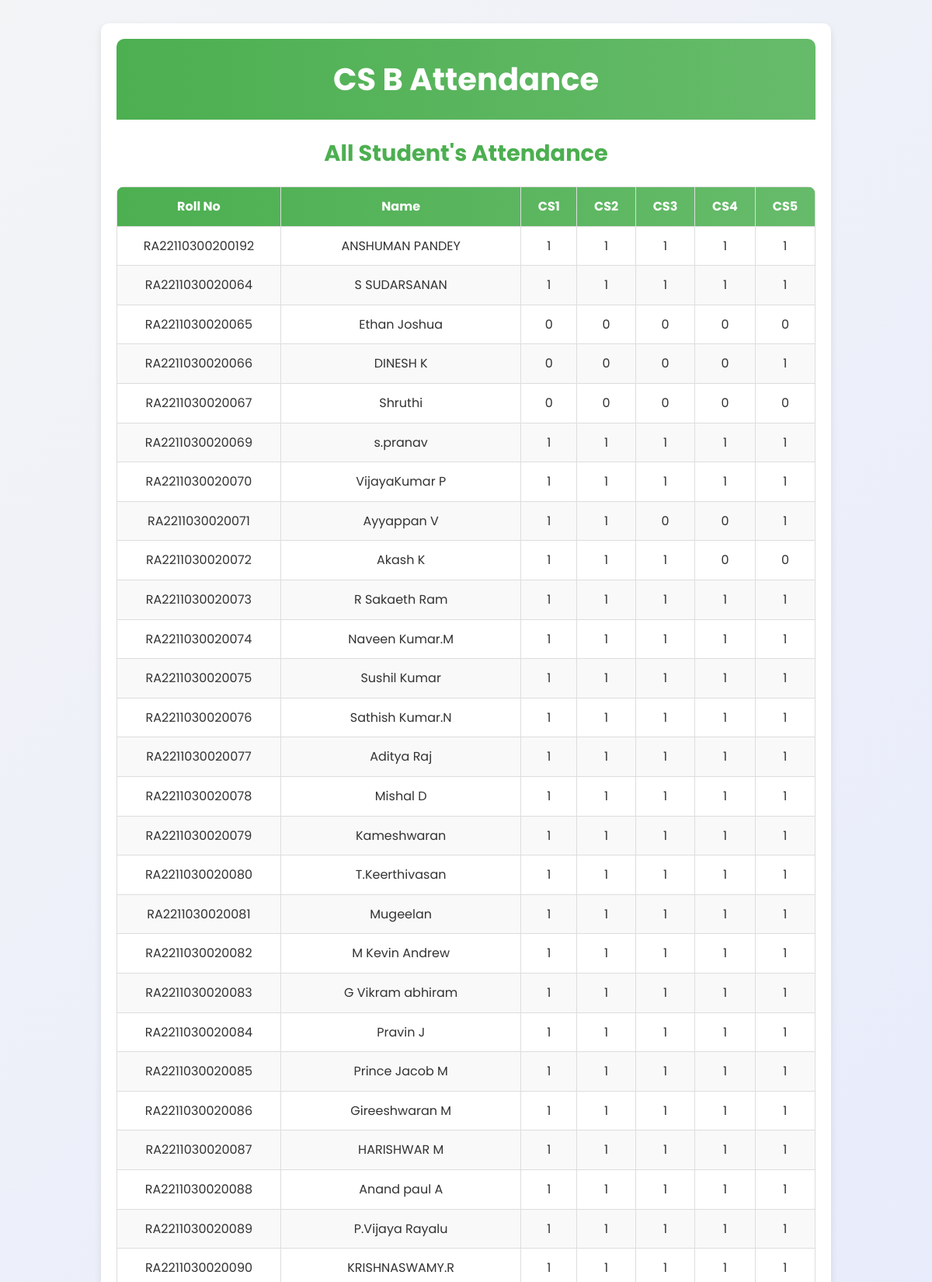
Screenshot of /fetch_attendance (upper part) with the database file from the repository.
### tables this page shows
CREATE TABLE "ATTENDANCE"
(
    rollno  TEXT
        primary key,
    name    TEXT,
    email   TEXT,
    cs1     INTEGER not null,
    cs2     INTEGER not null,
    cs3     INTEGER not null,
    cs4     INTEGER not null,
    cs5     INTEGER not null,
    history text default '{}'
);

### app.py (the view)
@app.route("/fetch_attendance", methods=["GET"])
def fetch_attendance():
    connection = get_db()
    fetcher = Fetch(connection)
    all_rolls = fetcher.fetch_all_rolls()
    attendance_data = []
    for rollno in all_rolls:
        student_data = fetcher.fetch_all_attendance(rollno)
        attendance_data.append({
            "rollno": rollno,
            "name": student_data[1],  # Assuming name is in the 2nd column
            "attendance": student_data[3:8]  # Assuming attendance starts from the 3rd column
        })
    return render_template("view_attendance.html", attendance_data=attendance_data)

### app.py (called while the page is built)
def get_db():
    if "db" not in g:
        g.db = sq.connect("student.db")
    return g.db

### assets.py (called while the page is built)
    def fetch_all_attendance(self, roll):
        cur = self.connection.cursor()
        cur.execute(f"SELECT * FROM ATTENDANCE where rollno = ?", (roll,))
        x = cur.fetchone()
        x = [i for i in x]
        return x

    def fetch_all_rolls(self):
        cur = self.connection.cursor()
        cur.execute(f"SELECT rollno FROM ATTENDANCE")
        x = cur.fetchall()
        x = [i[0] for i in x]
        return x

### templates/view_attendance.html (shortened to what this page needs)
<!DOCTYPE html>
<html lang="en">
<head>
    <link rel="stylesheet" href="{{ url_for('static', filename='attendance.css') }}">
</head>
<body>
    <div class="container">
        <header class="header">
            <h1>CS B Attendance</h1>
        </header>
        <section class="attendance-section">
            <h2>All Student's Attendance</h2>
            <table>
                <thead>
                    <tr>
                        <th>Roll No</th>
                        <th>Name</th>
                        <th>CS1</th>
                        <th>CS2</th>
                        <th>CS3</th>
                        <th>CS4</th>
                        <th>CS5</th>
                    </tr>
                </thead>
                <tbody>
                    {% for student in attendance_data %}
                    <tr>
                        <td>{{ student.rollno }}</td>
                        <td>{{ student.name }}</td>
                        {% for attendance in student.attendance %}
                        <td>{{ attendance }}</td>
                        {% endfor %}
                    </tr>
                    {% endfor %}
                </tbody>
            </table>
        </section>
    </div>
</body>
</html>

### static/attendance.css (style rules this page uses)
body { font-family: 'Poppins', sans-serif; background: linear-gradient(135deg, #f3f4f6, #e0e7ff); color: #333; margin: 0; padding: 0; line-height: 1.6; }
.container { max-width: 900px; margin: 30px auto; padding: 20px; background: white; box-shadow: 0 4px 10px rgba(0, 0, 0, 0.1); border-radius: 10px; overflow: hidden; }
.header { text-align: center; padding: 20px 0; background: linear-gradient(90deg, #4CAF50, #66bb6a); color: white; border-radius: 10px 10px 0 0; }
h1 { font-size: 2.5rem; font-weight: bold; margin: 0; }
h2 { font-size: 1.8rem; color: #4CAF50; text-align: center; margin: 20px 0; }
.attendance-section table { width: 100%; border-collapse: collapse; margin-top: 20px; border-radius: 10px; overflow: hidden; }
.attendance-section table thead { background: linear-gradient(90deg, #4CAF50, #66bb6a); color: white; }
.attendance-section table th, .attendance-section table td { padding: 12px 15px; text-align: center; border: 1px solid #ddd; font-size: 1rem; }
.attendance-section table tr:nth-child(even) { background: #f9f9f9; }

### rows the page displays
ATTENDANCE: rollno "RA22110300200192", name "ANSHUMAN PANDEY"
ATTENDANCE: rollno "RA2211030020064", name "S SUDARSANAN"
ATTENDANCE: rollno "RA2211030020065", name "Ethan Joshua"
ATTENDANCE: rollno "RA2211030020066", name "DINESH K"
ATTENDANCE: rollno "RA2211030020067", name "Shruthi"
ATTENDANCE: rollno "RA2211030020069", name "s.pranav"
ATTENDANCE: rollno "RA2211030020070", name "VijayaKumar P"
ATTENDANCE: rollno "RA2211030020071", name "Ayyappan V"
ATTENDANCE: rollno "RA2211030020072", name "Akash K"
ATTENDANCE: rollno "RA2211030020073", name "R Sakaeth Ram"
ATTENDANCE: rollno "RA2211030020074", name "Naveen Kumar.M"
ATTENDANCE: rollno "RA2211030020075", name "Sushil Kumar"
ATTENDANCE: rollno "RA2211030020076", name "Sathish Kumar.N"
ATTENDANCE: rollno "RA2211030020077", name "Aditya Raj"
ATTENDANCE: rollno "RA2211030020078", name "Mishal D"
ATTENDANCE: rollno "RA2211030020079", name "Kameshwaran"
ATTENDANCE: rollno "RA2211030020080", name "T.Keerthivasan"
ATTENDANCE: rollno "RA2211030020081", name "Mugeelan"
ATTENDANCE: rollno "RA2211030020082", name "M Kevin Andrew"
ATTENDANCE: rollno "RA2211030020083", name "G Vikram abhiram"
ATTENDANCE: rollno "RA2211030020084", name "Pravin J"
ATTENDANCE: rollno "RA2211030020085", name "Prince Jacob M"
ATTENDANCE: rollno "RA2211030020086", name "Gireeshwaran M"
ATTENDANCE: rollno "RA2211030020087", name "HARISHWAR M"
ATTENDANCE: rollno "RA2211030020088", name "Anand paul A"
ATTENDANCE: rollno "RA2211030020089", name "P.Vijaya Rayalu"
ATTENDANCE: rollno "RA2211030020090", name "KRISHNASWAMY.R"

### other values shown
{{ attendance }} "1" "1" "1" "1" "1" "1" "1" "1" "1" "1" "0" "0" "0" "0" "0" "0" "0" "0" "0" "1" "0" "0" "0" "0" "0" "1" "1" "1" "1" "1" "1" "1" "1" "1" "1" "1" "1" "0" "0" "1" "1" "1" "1" "0" "0" "1" "1" "1" "1" "1" "1" "1" "1" "1" "1" "1" "1" "1" "1" "1" "1" "1" "1" "1" "1" "1" "1" "1" "1" "1" "1" "1" "1" "1" "1" "1" "1" "1" "1" "1" "1" "1" "1" "1" "1" "1" "1" "1" "1" "1" "1" "1" "1" "1" "1" "1" "1" "1" "1" "1" "1" "1" "1" "1" "1" "1" "1" "1" "1" "1" "1" "1" "1" "1" "1" "1" "1" "1" "1" "1" "1" "1" "1" "1" "1" "1" "1" "1" "1" "1" "1" "1" "1" "1" "1"
